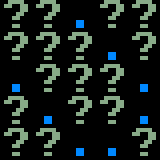

The image is a tile-based game level rendered from a .tmx file. Its description and complete source (layers, tilesets, objects, tile grids) follow:
An orthogonal 5x5 tile map with 32x32 px tiles, 3 tile layers (Tile Layer, Feature Layer, Tag Layer), 2 tilesets.

<map version="2017.05.26" orientation="orthogonal" renderorder="right-down" width="5" height="5" tilewidth="32" tileheight="32" backgroundcolor="#000000" nextobjectid="1">
 <properties>
  <property name="code">NSUBST:     ? = 1:_ / 1:w / 1:x / 1:W / 1:l / 1:t / 1:b / 1:U / 1:v / 2:1 / *:.
: ee_xom(_G)</property>
  <property name="orient" value="float" />
  <property name="tags" value="ee_5x5 no_pool_fixup" />
 </properties>
 <tileset firstgid="1" source="../tilesets/features.tsx" />
 <tileset firstgid="205" source="../tilesets/basic.tsx" />
 <layer name="Tile Layer" width="5" height="5">
  <data encoding="csv">
180,180,205,180,180,
180,180,180,205,180,
205,180,180,180,205,
180,205,180,180,205,
180,180,205,205,180
</data>
 </layer>
 <layer name="Feature Layer" width="5" height="5">
  <data encoding="csv">
0,0,0,0,0,
0,0,0,0,0,
0,0,0,0,0,
0,0,0,0,0,
0,0,0,0,0
</data>
 </layer>
 <layer name="Tag Layer" width="5" height="5">
  <data encoding="csv">
0,0,0,0,0,
0,0,0,0,0,
0,0,0,0,0,
0,0,0,0,0,
0,0,0,0,0
</data>
 </layer>
 <objectgroup name="Scripting Layer" />
</map>
